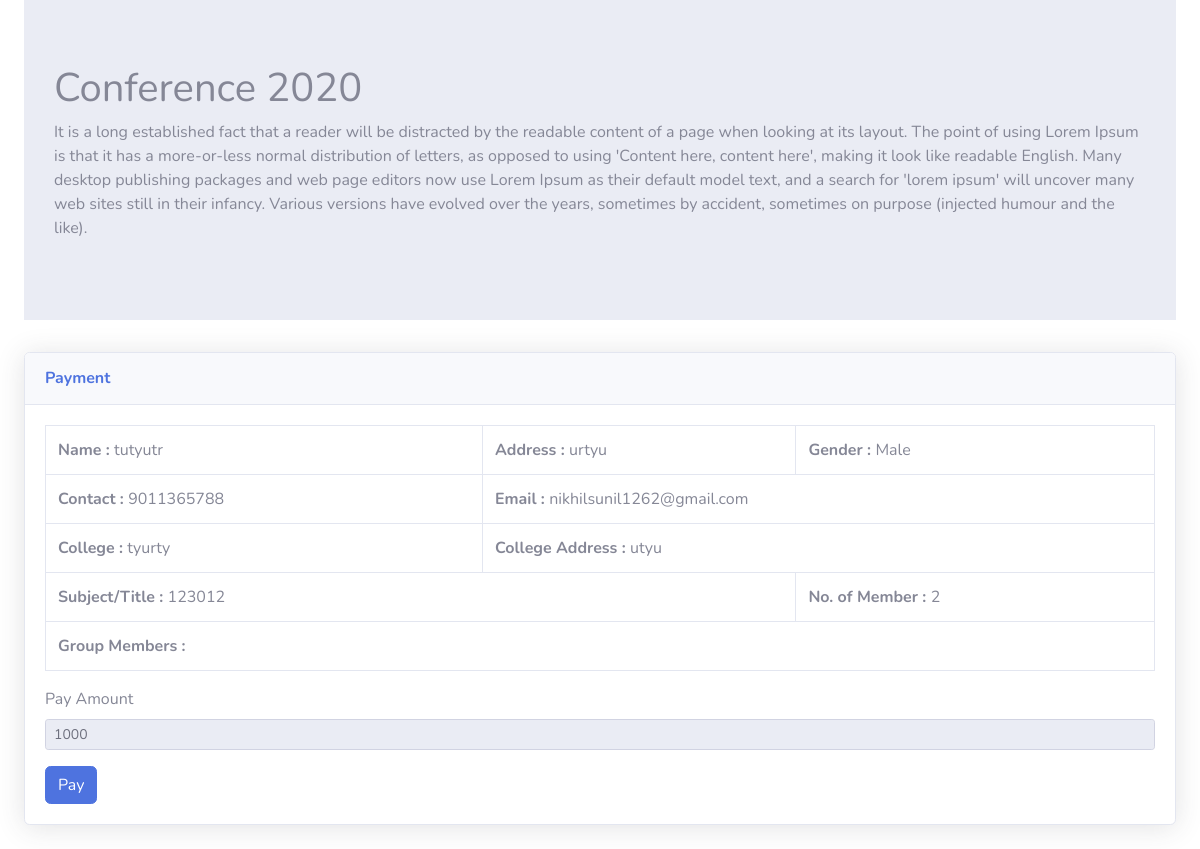
The app's page /dashboard/client/clientpay/22/22/ with its own data.
### dashboard/models.py (models this page shows)
class QREvent(models.Model):
    title = models.CharField(max_length=10801)
    description = models.TextField()
    status = models.CharField(max_length=256)
    disabledesc = models.CharField(max_length=256)
    feeamount = models.CharField(max_length=50)
    enablepayment = models.CharField(max_length=50)

class QRForm(models.Model):
    eventid = models.CharField(max_length=64)
    fullname = models.CharField(max_length=512)
    noofmembers = models.CharField(max_length=64)
    gender = models.CharField(max_length=512)
    college = models.CharField(max_length=512)
    collegeaddress = models.CharField(max_length=512)
    address = models.CharField(max_length=512)
    contact = models.CharField(max_length=512)
    email = models.EmailField(max_length=254)
    subject = models.CharField(max_length=512)
    groupmembers= models.CharField(max_length=4000)
    mailsent= models.CharField(max_length=15)

### dashboard/views.py (the view)
# urls.py: path('client/clientpay/<int:eid>/<int:cid>/',views.clientpay,name="clientpay"),
def clientpay(request,eid,cid):
    if request.method == 'POST':
        QRE = QRevent.objects.get(pk=eid)
        param_dict = {
                'MID': 'lSjRuh38953433535881',
                'ORDER_ID': str(cid),
                'TXN_AMOUNT': str(QRE.feeamount),
                'CUST_ID': str(cid),
                'INDUSTRY_TYPE_ID': 'Retail',
                'WEBSITE': 'WEBSTAGING',
                'CHANNEL_ID': 'WEB',
                'CALLBACK_URL':'http://krishnabharambe.pythonanywhere.com/dashboard/payconfirm/',
        }
        param_dict['CHECKSUMHASH'] = Checksum.generate_checksum(param_dict, MERCHANT_KEY)
        return render(request, 'dashboard/paytm.html', {'param_dict': param_dict})
    else:
        QRF = QRForm.objects.get(pk=cid)
        QRE = QRevent.objects.get(pk=eid)
        return render(request,'dashboard/clientpay.html',{'QRE':QRE,'QRF':QRF})

### dashboard/templates/dashboard/clientpay.html (shortened to what this page needs)
{% load static %}
<!DOCTYPE html>
<html lang="en">
<head>
    <link href="{% static 'vendor/fontawesome-free/css/all.min.css" rel="stylesheet' %}" type="text/css">
    <link href="{% static 'css/sb-admin-2.min.css' %}" rel="stylesheet">
</head>
<body id="page-top">
    <div class="container-fluid">
        <div class="jumbotron jumbotron-fluid">
            <div class="container">
                <h1>{{QRE.title}}</h1>
                <p>{{QRE.description}}</p>
            </div>
        </div>
        <div class="card shadow mb-4 mt-4">
            <div class="card-header py-3">
                <h6 class="m-0 font-weight-bold text-primary">Payment</h6>
            </div>
            <div class="card-body">
                <table class="table table-bordered" width="100%" cellspacing="0">
                    <tbody>
                        <tr>
                            <td> <b>Name : </b>{{QRF.fullname}}</td>
                            <td> <b>Address : </b>{{QRF.address}}</td>
                            <td> <b>Gender : </b>{{QRF.gender}}</td>
                        </tr>
                        <tr>
                            <td> <b>Contact : </b>{{QRF.contact}}</td>
                            <td colspan="2"> <b>Email : </b>{{QRF.email}}</td>
                        </tr>
                        <tr>
                            <td> <b>College : </b>{{QRF.college}}</td>
                            <td colspan="2"> <b>College Address : </b>{{QRF.collegeaddress}}</td>
                        </tr>
                        <tr>
                            <td colspan="2"><b>Subject/Title : </b>{{QRF.subject}}</td>
                            <td><b>No. of Member : </b>{{QRF.noofmembers}}</td>
                        </tr>
                        <tr>
                            <td colspan="3"><b>Group Members : </b>{{QRF.groupmembers}}</td>
                        </tr>
                    </tbody>
                </table>
                <form action="{% url 'clientpay' eid=QRE.id cid=QRF.id %}" method="post">{% csrf_token %}
                    <div class="form-group">
                        <label for="">Pay Amount</label>
                        <input type="text" class="form-control form-control-sm" name="feeamount" id="" aria-describedby="helpId"
                            placeholder="" value="{{QRE.feeamount}}" readonly>
                    </div>
                    <button type="submit" name="feepay" class="btn btn-primary">Pay</button>
                </form>
            </div>
        </div>
    </div>
</body>
</html>

### records on screen
QREvent: title "Conference 2020", description "It is a long established fact that a reader will be distracted by the readable content of a page when looking at its layout. The point of using Lorem Ipsum is that it has a more-or-less normal distribution of letters, as opposed to using 'Content here, content here', making it look like readable English. Many desktop publishing packages and web page editors now use Lorem Ipsum as their default model text, and a search for 'lorem ipsum' will uncover many web sites still in their infancy. Various versions have evolved over the years, sometimes by accident, sometimes on purpose (injected humour and the like).", feeamount "1000"
QRForm: fullname "tutyutr", address "urtyu", gender "Male", contact "9011365788", email "nikhilsunil1262@gmail.com", college "tyurty", collegeaddress "utyu", subject "123012", noofmembers "2"
